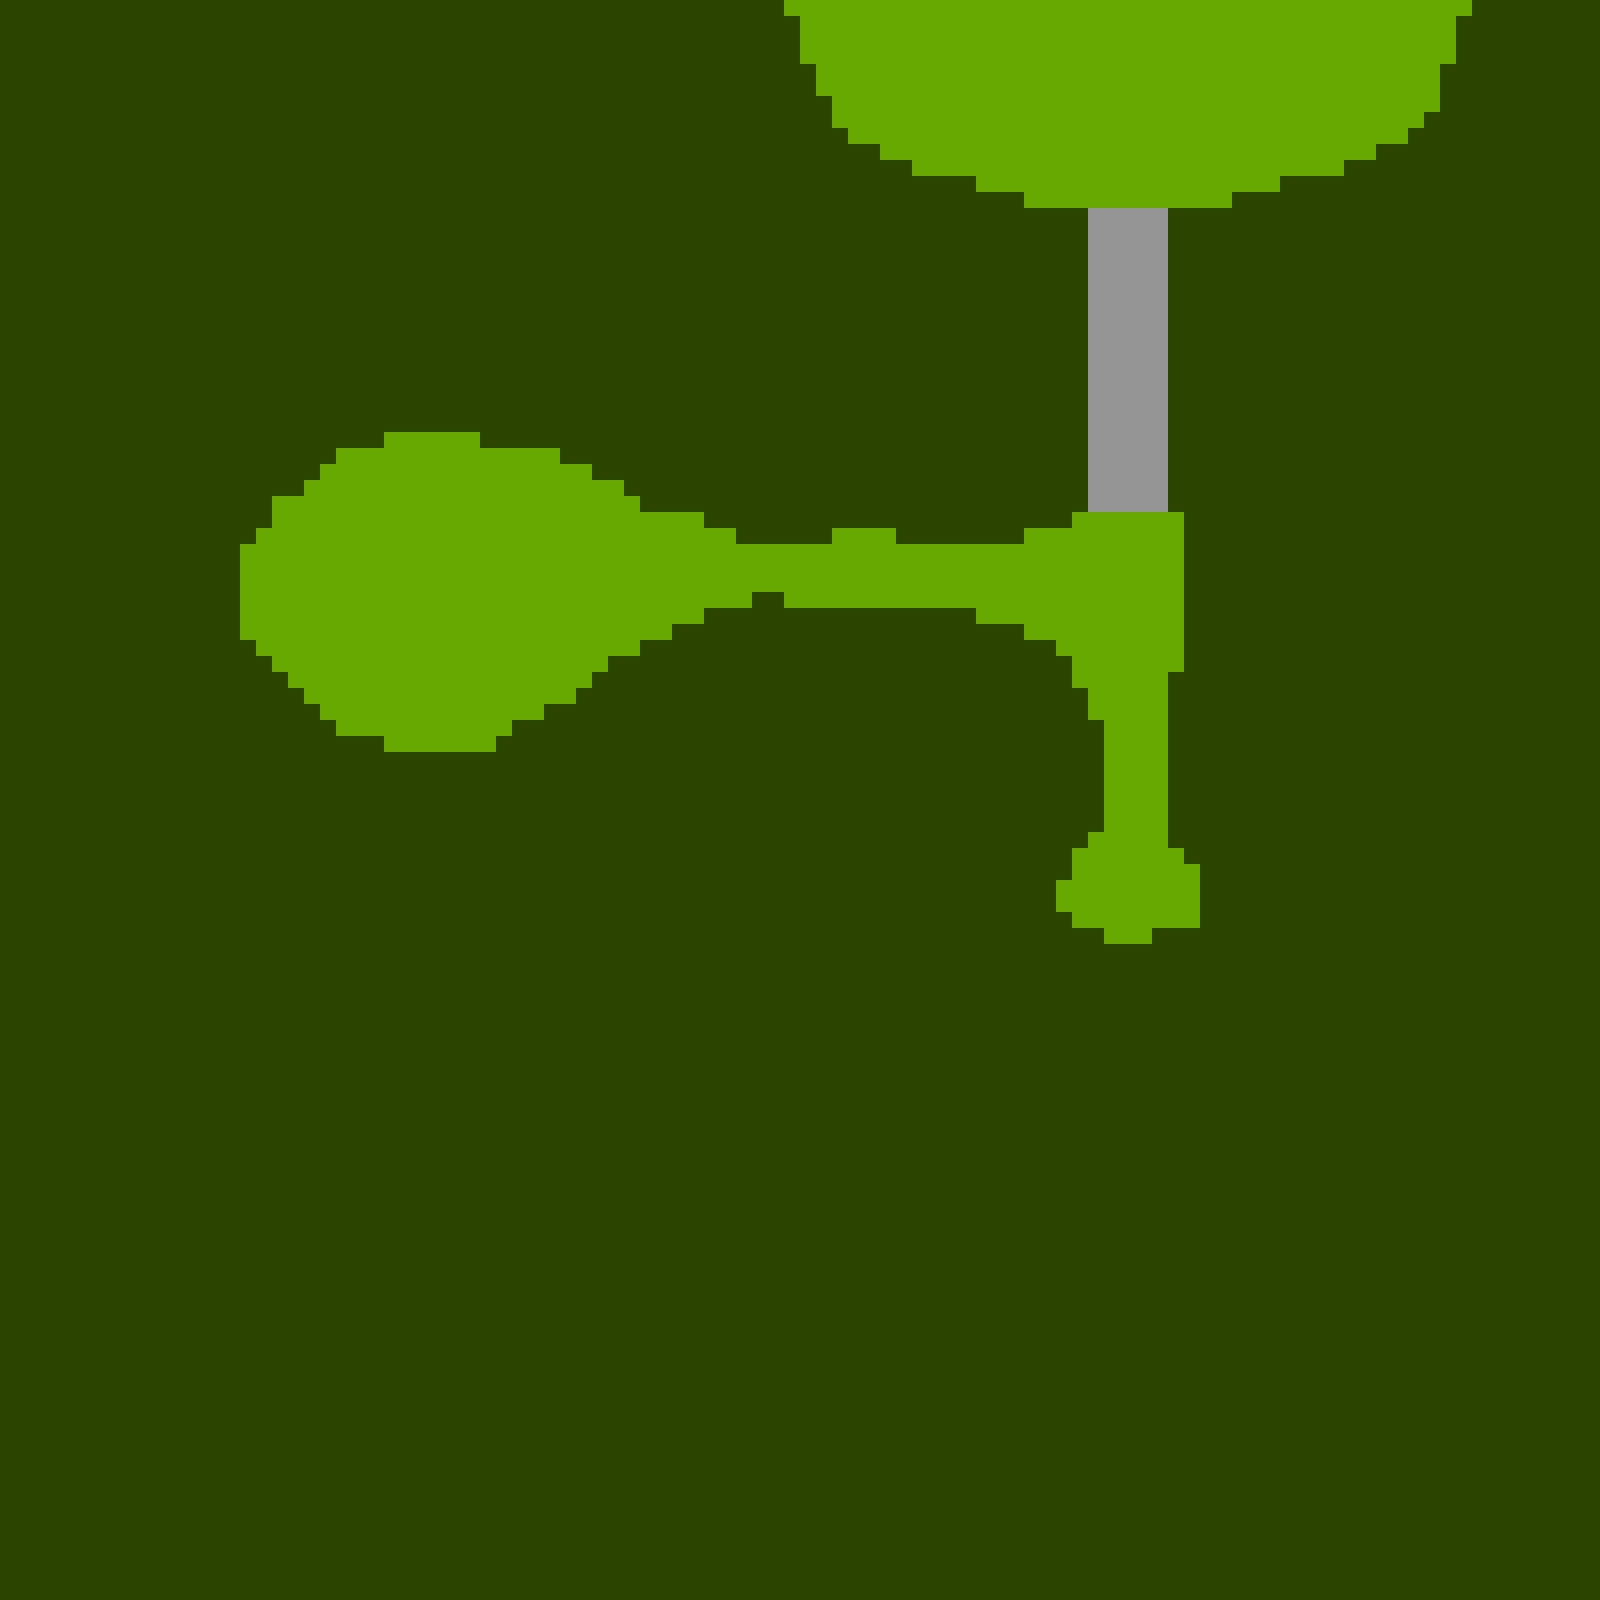

The image is a tile-based game level rendered from a .tmx file. Its description and source (layers, tilesets, objects; grid data summarised) follow:
An orthogonal 100x100 tile map with 16x16 px tiles, 3 tile layers (Ground, Stairs, Trees).

<map version="1.2" tiledversion="1.3.3" orientation="orthogonal" renderorder="right-down" width="100" height="100" tilewidth="16" tileheight="16" infinite="0" nextlayerid="5" nextobjectid="1">
 <tileset firstgid="1" source="tiles.tsx" />
 <layer id="1" name="Ground" width="100" height="100">
  <data>[10000 cells, 10000 non-empty, 1 distinct tile ids]</data>
 </layer>
 <layer id="4" name="Stairs" width="100" height="100">
  <data>[10000 cells, 95 non-empty, 1 distinct tile ids]</data>
 </layer>
 <layer id="3" name="Trees" width="100" height="100">
  <data>[10000 cells, 8769 non-empty, 1 distinct tile ids]</data>
 </layer>
</map>
